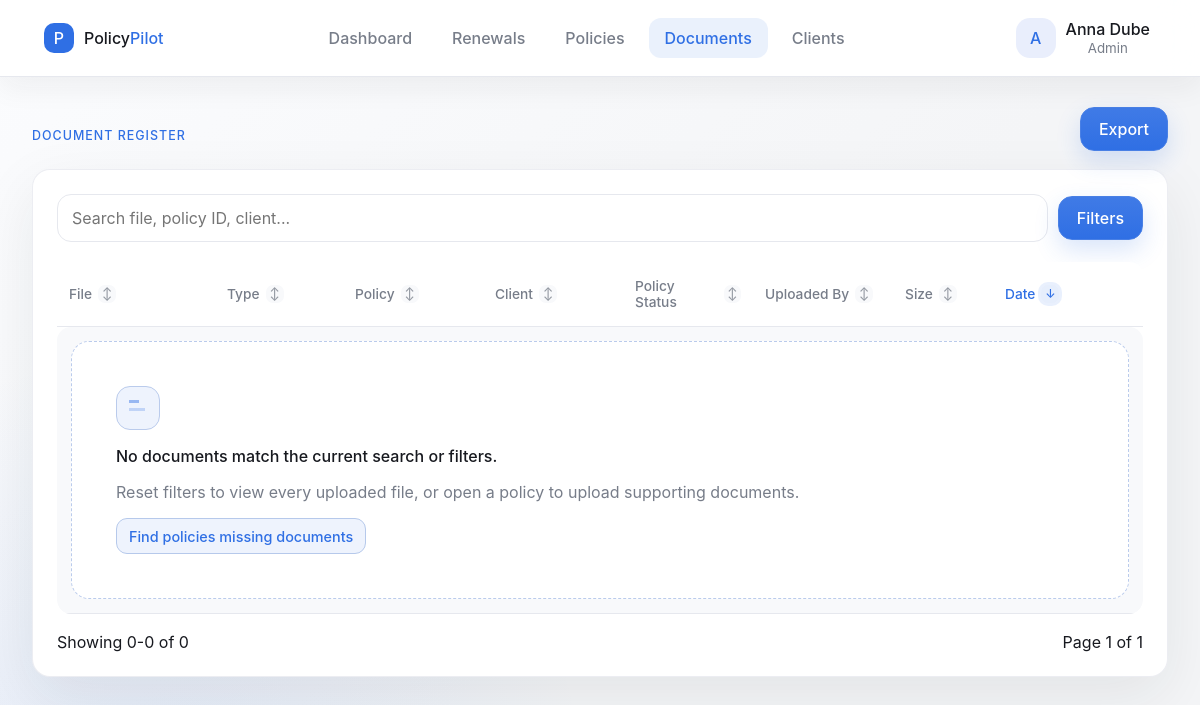
/?page=documents (signed in), run on the app's committed database.
### tables this page shows
CREATE TABLE users (
  id INT UNSIGNED AUTO_INCREMENT PRIMARY KEY,
  name VARCHAR(120) NOT NULL,
  email VARCHAR(190) NOT NULL UNIQUE,
  role VARCHAR(80) NOT NULL DEFAULT 'viewer',
  password_hash VARCHAR(255) NOT NULL,
  is_active TINYINT(1) NOT NULL DEFAULT 1,
  created_at TIMESTAMP NOT NULL DEFAULT CURRENT_TIMESTAMP,
  updated_at TIMESTAMP NOT NULL DEFAULT CURRENT_TIMESTAMP ON UPDATE CURRENT_TIMESTAMP,
  deleted_at DATETIME NULL,
  INDEX idx_users_role (role),
  INDEX idx_users_active (is_active),
  INDEX idx_users_deleted (deleted_at)
);

CREATE TABLE roles (
  id INT UNSIGNED AUTO_INCREMENT PRIMARY KEY,
  slug VARCHAR(80) NOT NULL UNIQUE,
  name VARCHAR(120) NOT NULL,
  description VARCHAR(255) NULL,
  is_system TINYINT(1) NOT NULL DEFAULT 0,
  created_at TIMESTAMP NOT NULL DEFAULT CURRENT_TIMESTAMP,
  updated_at TIMESTAMP NOT NULL DEFAULT CURRENT_TIMESTAMP ON UPDATE CURRENT_TIMESTAMP
);

CREATE TABLE document_types (
  id INT UNSIGNED AUTO_INCREMENT PRIMARY KEY,
  name VARCHAR(120) NOT NULL UNIQUE,
  is_required TINYINT(1) NOT NULL DEFAULT 1,
  sort_order INT UNSIGNED NOT NULL DEFAULT 0,
  created_at TIMESTAMP NOT NULL DEFAULT CURRENT_TIMESTAMP
);

### app/Core/View.php (called while the page is built, shortened)
<?php
class View
{
    public static function render(string $view, array $params = []): void
    {
        $user = Auth::user();
        extract($params, EXTR_SKIP);
        $viewPath = dirname(__DIR__) . '/Views/' . $view . '.php';
        require $viewPath;
        $content = ob_get_clean();
        require dirname(__DIR__) . '/Views/layout.php';
    }
}

### app/Core/Controller.php (called while the page is built, shortened)
<?php
class Controller
{
    protected function view(string $view, array $params = []): void
    {
        View::render($view, $params);
    }
}

### app/Controllers/DocumentController.php (called while the page is built, shortened)
<?php
class DocumentController extends Controller
{
    public function index(): void
    {
        $filters = $this->filtersFromRequest();
        $this->view('documents/index', [
            'result' => Document::paginate($filters + ['page' => (int) ($_GET['p'] ?? 1)]),
            'filters' => $filters,
            'documentTypes' => Document::types(),
            'search' => trim((string) ($_GET['search'] ?? '')),
        ]);
    }
    private function filtersFromRequest(): array
    {
        return [
            'search' => trim((string) ($_GET['search'] ?? '')),
            'document_type' => trim((string) ($_GET['document_type'] ?? '')),
            'file_type' => trim((string) ($_GET['file_type'] ?? '')),
            'policy_status' => trim((string) ($_GET['policy_status'] ?? '')),
            'uploaded_from' => trim((string) ($_GET['uploaded_from'] ?? '')),
            'uploaded_to' => trim((string) ($_GET['uploaded_to'] ?? '')),
            'client_id' => (int) ($_GET['client_id'] ?? 0),
            'policy_id' => (int) ($_GET['policy_id'] ?? 0),
            'sort' => trim((string) ($_GET['sort'] ?? 'created_at')),
            'direction' => trim((string) ($_GET['direction'] ?? 'DESC')),
        ];
    }
}

### public/index.php (called while the page is built, shortened)
<?php
$config = require dirname(__DIR__) . '/config/config.php';
require dirname(__DIR__) . '/app/Support/helpers.php';
$page = $_GET['page'] ?? null;
try {
    match ($page ?? 'dashboard') {
        'login' => (new AuthController())->login(),
        'dashboard' => (new DashboardController())->index(),
        'account' => (new UserController())->profile(),
        'my_tasks' => (new OperationsController())->myTasks(),
        'policies' => (new PolicyController())->index(),
        'policy_new' => (new PolicyController())->create(),
        'policy_edit' => (new PolicyController())->edit(),
        'documents' => (new DocumentController())->index(),
        'reminders' => (new OperationsController())->reminders(),
        'clients' => (new OperationsController())->clients(),
        'settings' => (new SettingsController())->index(),
        default => View::render('errors/404'),
    };
} catch (Throwable $exception) {
    if ($config['app']['env'] === 'local') {
        throw $exception;
    }
    http_response_code(500);
    View::render('errors/500');
}

### app/Core/Database.php (called while the page is built, shortened)
<?php
class Database
{
    private static ?PDO $connection = null;
    public static function connection(): PDO
    {
        if (self::$connection instanceof PDO) {
            return self::$connection;
        }
        $config = require dirname(__DIR__, 2) . '/config/config.php';
        $db = $config['database'];
        $dsn = sprintf(
            'mysql:host=%s;port=%s;dbname=%s;charset=utf8mb4',
            $db['host'],
            $db['port'],
            $db['name']
        );
        self::$connection = new PDO($dsn, $db['user'], $db['password'], [
            PDO::ATTR_ERRMODE => PDO::ERRMODE_EXCEPTION,
            PDO::ATTR_DEFAULT_FETCH_MODE => PDO::FETCH_ASSOC,
            PDO::ATTR_EMULATE_PREPARES => false,
        ]);
        return self::$connection;
    }
}

### app/Models/Document.php (called while the page is built, shortened)
<?php
class Document
{
    public static function types(): array
    {
        try {
            $rows = Database::connection()
                ->query('SELECT * FROM document_types ORDER BY sort_order ASC, name ASC')
                ->fetchAll();
            return $rows ?: array_map(fn ($name) => ['name' => $name, 'is_required' => 1], self::EXPECTED_TYPES);
        } catch (\Throwable) {
            return array_map(fn ($name) => ['name' => $name, 'is_required' => 1], self::EXPECTED_TYPES);
        }
    }
}

### app/Models/User.php (called while the page is built, shortened)
<?php
class User
{
    public static function find(int $id): ?array
    {
        $stmt = Database::connection()->prepare('SELECT * FROM users WHERE id = :id AND deleted_at IS NULL LIMIT 1');
        $stmt->execute(['id' => $id]);
        return $stmt->fetch() ?: null;
    }
}

### app/Core/Auth.php (called while the page is built, shortened)
<?php
class Auth
{
    public static function user(): ?array
    {
        return User::find((int) $_SESSION['user_id']);
    }
    public static function can(string $permission): bool
    {
        $user = self::user();
        return $user && Role::userCan((int) $user['id'], $permission);
    }
}

### app/Models/Role.php (called while the page is built, shortened)
<?php
class Role
{
    public static function label(string $slug): string
    {
        $stmt = Database::connection()->prepare('SELECT name FROM roles WHERE slug = :slug LIMIT 1');
        $stmt->execute(['slug' => $slug]);
        return (string) ($stmt->fetchColumn() ?: ucwords(str_replace('_', ' ', $slug)));
    }
    public static function userCan(int $userId, string $permission): bool
    {
        $stmt = Database::connection()->prepare(
            'SELECT COUNT(*)
             FROM users
             INNER JOIN roles ON roles.slug = users.role
             INNER JOIN role_permissions ON role_permissions.role_id = roles.id
             WHERE users.id = :user_id AND users.deleted_at IS NULL AND role_permissions.permission_slug = :permission'
        );
        $stmt->execute(['user_id' => $userId, 'permission' => $permission]);
        return (bool) $stmt->fetchColumn();
    }
}

### app/Views/documents/index.php (the view, shortened to what this page needs)
<?php
function document_sort_link(string $label, string $column, array $filters): string
{
    $active = ($filters['sort'] ?? '') === $column;
    $direction = (($filters['sort'] ?? '') === $column && ($filters['direction'] ?? 'DESC') === 'ASC') ? 'DESC' : 'ASC';
    $params = array_filter([
        'page' => 'documents',
        'search' => $filters['search'] ?? '',
        'document_type' => $filters['document_type'] ?? '',
        'file_type' => $filters['file_type'] ?? '',
        'policy_status' => $filters['policy_status'] ?? '',
        'uploaded_from' => $filters['uploaded_from'] ?? '',
        'uploaded_to' => $filters['uploaded_to'] ?? '',
        'client_id' => $filters['client_id'] ?? '',
        'policy_id' => $filters['policy_id'] ?? '',
        'sort' => $column,
        'direction' => $direction,
    ], fn ($value) => $value !== '');
    return '<a class="sort-link ' . ($active ? 'active' : '') . '" href="?' . http_build_query($params) . '">' . e($label) . sort_icon($active, $filters['direction'] ?? 'DESC') . '</a>';
}
$canEdit = Auth::can('document.delete');
?>
<section class="page-heading">
    <div>
        <p class="eyebrow">Document register</p>
    </div>
    <div class="page-actions">
        <div class="filter-menu">
            <button class="button utility-button" type="button" data-filter-menu aria-expanded="false">Export</button>
        </div>
    </div>
</section>
<section class="panel">
    <form class="toolbar compact-toolbar" method="get" data-server-filter>
        <label class="search-field">
            <input type="search" name="search" placeholder="Search file, policy ID, client..." value="<?= e($filters['search'] ?? $search) ?>">
        </label>
        <div class="filter-menu">
            <button class="button utility-button" type="button" data-filter-menu aria-expanded="false">Filters</button>
        </div>
    </form>
    <div class="table-wrap">
        <table class="document-register-table">
            <thead>
            <tr>
                <th><?= document_sort_link('File', 'original_name', $filters ?? []) ?></th>
                <th><?= document_sort_link('Type', 'document_type', $filters ?? []) ?></th>
                <th><?= document_sort_link('Policy', 'policy_number', $filters ?? []) ?></th>
                <th><?= document_sort_link('Client', 'client_name', $filters ?? []) ?></th>
                <th><?= document_sort_link('Policy Status', 'policy_status', $filters ?? []) ?></th>
                <th><?= document_sort_link('Uploaded By', 'uploaded_by', $filters ?? []) ?></th>
                <th><?= document_sort_link('Size', 'size_bytes', $filters ?? []) ?></th>
                <th><?= document_sort_link('Date', 'created_at', $filters ?? []) ?></th>
            </tr>
            </thead>
            <tbody>
            <?php if (!$result['items']): ?>
                <tr>
                    <td colspan="8" class="empty-cell">
                        <div class="empty-state">
                            <strong>No documents match the current search or filters.</strong>
                            <span>Reset filters to view every uploaded file, or open a policy to upload supporting documents.</span>
                            <span class="empty-actions">
                                <a class="button ghost small" href="?page=policies&docs=missing">Find policies missing documents</a>
                            </span>
                        </div>
                    </td>
                </tr>
            <?php endif; ?>
            </tbody>
        </table>
    </div>
    <div class="pagination">
        <span>Showing <?= e((string) (count($result['items']) ? (($result['page'] - 1) * $result['per_page'] + 1) : 0)) ?>-<?= e((string) min($result['total'], $result['page'] * $result['per_page'])) ?> of <?= e((string) $result['total']) ?></span>
        <div>
            <span>Page <?= e((string) $result['page']) ?> of <?= e((string) $result['pages']) ?></span>
        </div>
    </div>
</section>

### app/Views/layout.php (shortened to what this page needs)
<?php
$currentPage = $_GET['page'] ?? 'dashboard';
?>
<!doctype html>
<html lang="en">
<head>
    <link rel="stylesheet" href="assets/css/app.css">
</head>
<body>
<?php if ($user): ?>
    <header class="topbar">
        <a class="brand" href="?page=dashboard" aria-label="PolicyPilot dashboard">
            <span class="brand-mark">P</span>
            <span>Policy<span>Pilot</span></span>
        </a>
        <nav class="nav" aria-label="Primary navigation">
            <?php if (Auth::can('dashboard.view')): ?>
                <a class="<?= $currentPage === 'dashboard' ? 'active' : '' ?>" href="?page=dashboard">Dashboard</a>
            <?php endif; ?>
            <?php if (Auth::can('reminder.manage')): ?>
                <a class="<?= in_array($currentPage, ['my_tasks', 'reminders'], true) ? 'active' : '' ?>" href="?page=my_tasks">Renewals</a>
            <?php endif; ?>
            <?php if (Auth::can('policy.view')): ?>
                <a class="<?= str_starts_with($currentPage, 'polic') ? 'active' : '' ?>" href="?page=policies">Policies</a>
            <?php endif; ?>
            <?php if (Auth::can('document.view')): ?>
                <a class="<?= $currentPage === 'documents' ? 'active' : '' ?>" href="?page=documents">Documents</a>
            <?php endif; ?>
            <?php if (Auth::can('client.view')): ?>
                <a class="<?= $currentPage === 'clients' ? 'active' : '' ?>" href="?page=clients">Clients</a>
            <?php endif; ?>
        </nav>
        <div class="profile-menu">
            <button class="user-chip profile-trigger" type="button" data-profile-menu aria-haspopup="true" aria-expanded="false">
                <span class="avatar"><?= e(strtoupper(substr($user['name'], 0, 1))) ?></span>
                <span>
                    <strong><?= e($user['name']) ?></strong>
                    <small><?= e(role_label($user['role'])) ?></small>
                </span>
            </button>
                <?php if (Auth::can('settings.manage')): ?>
                    <a class="menu-item" href="?page=settings">
                        <span aria-hidden="true">⚙</span>
                        Admin settings
                    </a>
                <?php endif; ?>
        </div>
    </header>
<?php endif; ?>
<main class="<?= $user ? 'shell' : 'auth-shell' ?>">
    <?= $content ?>
</main>
</body>
</html>

### data on the page
users: name "A", name "Anna Dube", role.name "Admin"
document_types: min($result['total'],$result['page']*$result['per_page']) "0"

### other printed values
$label "File Type Policy Client Policy Status Uploaded By Size Date"
$symbol "↕ ↕ ↕ ↕ ↕ ↕ ↕ ↓"
$result['total'] "0"
$result['page'] "1"
$result['pages'] "1"
